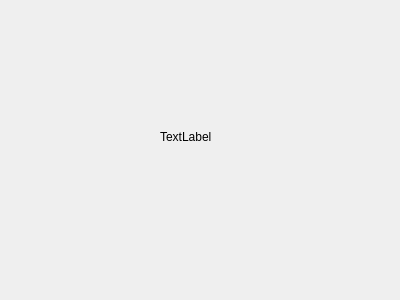
<?xml version="1.0" encoding="UTF-8"?>
<ui version="4.0">
 <class>PasswordErroor</class>
 <widget class="QDialog" name="PasswordErroor">
  <property name="geometry">
   <rect>
    <x>0</x>
    <y>0</y>
    <width>400</width>
    <height>300</height>
   </rect>
  </property>
  <property name="windowTitle">
   <string>Dialog</string>
  </property>
  <widget class="QLabel" name="label">
   <property name="geometry">
    <rect>
     <x>160</x>
     <y>130</y>
     <width>59</width>
     <height>14</height>
    </rect>
   </property>
   <property name="text">
    <string>TextLabel</string>
   </property>
  </widget>
 </widget>
 <resources/>
 <connections/>
</ui>
